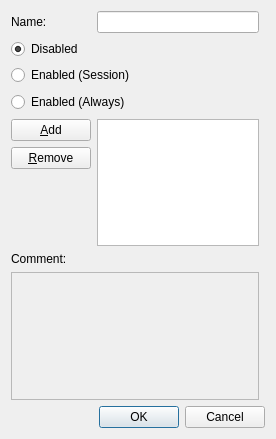
<ui version="4.0" >
 <class>CheatCheatDialog</class>
 <widget class="QDialog" name="CheatCheatDialog" >
  <property name="geometry" >
   <rect>
    <x>0</x>
    <y>0</y>
    <width>276</width>
    <height>439</height>
   </rect>
  </property>
  <property name="windowTitle" >
   <string>Cheat</string>
  </property>
  <layout class="QGridLayout" name="gridLayout_2" >
   <item row="0" column="0" >
    <layout class="QGridLayout" name="gridLayout" >
     <item row="0" column="0" >
      <widget class="QLabel" name="labelName" >
       <property name="text" >
        <string>Name:</string>
       </property>
      </widget>
     </item>
     <item row="0" column="1" >
      <widget class="QLineEdit" name="lineEditName" >
       <property name="maximumSize" >
        <size>
         <width>16777215</width>
         <height>23</height>
        </size>
       </property>
      </widget>
     </item>
     <item row="1" column="0" colspan="2" >
      <widget class="QRadioButton" name="radioDisabled" >
       <property name="maximumSize" >
        <size>
         <width>16777215</width>
         <height>23</height>
        </size>
       </property>
       <property name="text" >
        <string>Disabled</string>
       </property>
       <property name="checked" >
        <bool>true</bool>
       </property>
      </widget>
     </item>
     <item row="2" column="0" colspan="2" >
      <widget class="QRadioButton" name="radioEnabled" >
       <property name="maximumSize" >
        <size>
         <width>16777215</width>
         <height>23</height>
        </size>
       </property>
       <property name="text" >
        <string>Enabled (Session)</string>
       </property>
      </widget>
     </item>
     <item row="3" column="0" colspan="2" >
      <widget class="QRadioButton" name="radioAlwayEnabled" >
       <property name="minimumSize" >
        <size>
         <width>0</width>
         <height>22</height>
        </size>
       </property>
       <property name="maximumSize" >
        <size>
         <width>16777215</width>
         <height>23</height>
        </size>
       </property>
       <property name="text" >
        <string>Enabled (Always)</string>
       </property>
      </widget>
     </item>
     <item row="15" column="0" colspan="3" >
      <widget class="QDialogButtonBox" name="buttonBox" >
       <property name="maximumSize" >
        <size>
         <width>16777215</width>
         <height>29</height>
        </size>
       </property>
       <property name="orientation" >
        <enum>Qt::Horizontal</enum>
       </property>
       <property name="standardButtons" >
        <set>QDialogButtonBox::Cancel|QDialogButtonBox::Ok</set>
       </property>
      </widget>
     </item>
     <item row="14" column="0" colspan="2" >
      <widget class="QTextEdit" name="textEditComment" >
       <property name="enabled" >
        <bool>false</bool>
       </property>
      </widget>
     </item>
     <item row="13" column="0" >
      <widget class="QLabel" name="labelComment" >
       <property name="text" >
        <string>Comment:</string>
       </property>
      </widget>
     </item>
     <item rowspan="3" row="9" column="1" >
      <widget class="QTableView" name="tableView" >
       <property name="showGrid" >
        <bool>false</bool>
       </property>
      </widget>
     </item>
     <item row="9" column="0" >
      <widget class="QPushButton" name="pushAdd" >
       <property name="text" >
        <string>&amp;Add</string>
       </property>
      </widget>
     </item>
     <item row="10" column="0" >
      <widget class="QPushButton" name="pushRemove" >
       <property name="text" >
        <string>&amp;Remove</string>
       </property>
      </widget>
     </item>
    </layout>
   </item>
  </layout>
 </widget>
 <resources/>
 <connections>
  <connection>
   <sender>buttonBox</sender>
   <signal>accepted()</signal>
   <receiver>CheatCheatDialog</receiver>
   <slot>accept()</slot>
   <hints>
    <hint type="sourcelabel" >
     <x>248</x>
     <y>254</y>
    </hint>
    <hint type="destinationlabel" >
     <x>157</x>
     <y>274</y>
    </hint>
   </hints>
  </connection>
  <connection>
   <sender>buttonBox</sender>
   <signal>rejected()</signal>
   <receiver>CheatCheatDialog</receiver>
   <slot>reject()</slot>
   <hints>
    <hint type="sourcelabel" >
     <x>316</x>
     <y>260</y>
    </hint>
    <hint type="destinationlabel" >
     <x>286</x>
     <y>274</y>
    </hint>
   </hints>
  </connection>
 </connections>
</ui>
